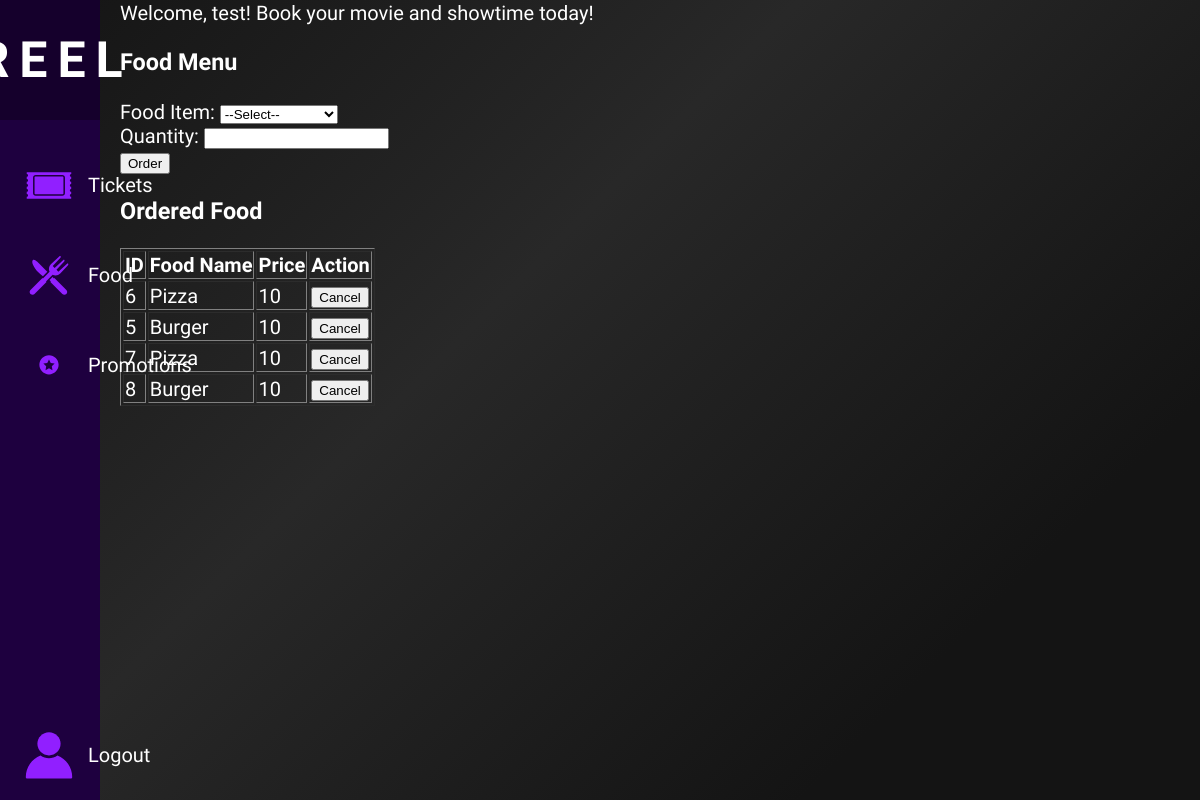
Page /food.php (signed in) on the committed database.
### tables this page shows
CREATE TABLE IF NOT EXISTS `food` (
  `OrderNumber` int NOT NULL AUTO_INCREMENT,
  `AccID` int NOT NULL,
  `Name` varchar(255) NOT NULL,
  `Price` varchar(50) NOT NULL,
  PRIMARY KEY (`OrderNumber`),
  KEY `AccID` (`AccID`)
);

### food.php (the view, shortened to what this page needs)
<?php
$servername = "localhost";
$username = "root";
$password = "";
$database = "movietheatre";
$conn = mysqli_connect($servername, $username, $password, $database);
$AccID = $_SESSION['AccID'];
$sql = "SELECT * FROM food WHERE AccID = '$AccID' ";
$result = mysqli_query($conn, $sql);
?>
<!DOCTYPE html>
<html>
<head>
</head>
<body>
	<nav class="menu">
		<ul class ="menuBar">
			<li class="title">
				<a href="dashboard.php" class="menuText2">
				</a>
			</li>
			<li class="menuButton">
				<a href="mytickets.php" class="menuText">
				</a>
			</li>
			<li class="menuButton">
				<a href="food.php" class="menuText">
				</a>
			</li>
			<li class="menuButton">
				<a href="#" class="menuText">
				</a>
			</li>
			<li class="menuButton">
				<a href="logout.php" class="menuText">
				</a>
			</li>
		</ul>
	</nav>
    <div class="unique">
	<div class="regText">
		Welcome, <?php echo $_SESSION['username']; ?>! Book your movie and showtime today!
	</div>
    <h3>Food Menu</h3>
    <form method="post" action="<?php echo htmlspecialchars($_SERVER["PHP_SELF"]); ?>">
        <label for="food">Food Item:</label>
        <select name="food" id="food" required>
            <option value="">--Select--</option>
        </select>
        <br>
        <label for="quantity">Quantity:</label>
        <input type="number" name="quantity" id="quantity" required>
        <br>
        <input type="submit" name="submit" value="Order">
    </form>
    <h3>Ordered Food</h3>
    <table border="1">
        <thead>
            <tr>
                <th>ID</th>
                <th>Food Name</th>
                <th>Price</th>
                <th>Action</th>
            </tr>
        </thead>
        <tbody>
            <?php while ($row = mysqli_fetch_assoc($result)) : ?>
                <tr>
                    <td><?php echo $row['OrderNumber']; ?></td>
                    <td><?php echo $row['Name']; ?></td>
                    <td><?php echo $row['Price']; ?></td>
                    <td>
                        <form method="post" action="<?php echo htmlspecialchars($_SERVER["PHP_SELF"]); ?>">
                            <input type="submit" name="cancel" value="Cancel">
                        </form>
                    </td>
                </tr>
            <?php endwhile; ?>
        </tbody>
    </table>
            </div>
</body>
</html>

### food.php (style rules this page uses)
html { margin: 0; padding: 0; }
:root { font-family: 'Quicksand', sans-serif; font-size: 20px; }
body { color: white; margin: 0; padding: 0; width: 100vw; height: 100vh; background-image: linear-gradient(135deg, rgba(20, 20, 20, 1) 0%, rgba(40, 40, 40, 1) 40%, rgba(20, 20, 20, 1) 80%); overflow-x: hidden; }
.unique { justify-content: center; align-items: center; margin-left: 6rem; padding-top: 0.1vh; text-decoration: none; }
.menu { width: 5rem; height: 100vh; position: fixed; background-color: #1e003f; transition: 0.2s ease; z-index: 1; }
.menuBar { display: flex; flex-direction: column; align-items: center; justify-content: center; padding: 0; margin: 0; height: 100%; list-style: none; }
.menuButton { width: 100%; }
.menuButton:last-child { margin-top: auto; }
.menuText { display: flex; align-items: center; height: 4.5rem; color: #fff; text-decoration: none; transition: 0.2s; width: 100%; }
.menuText2 { display: flex; align-items: center; height: 6rem; justify-content: center; color: #fff; text-decoration: none; transition: 0.3s; }
.menuText svg { min-width: 2.9rem; min-height: 2.9rem; margin-left: 1rem; }
.title { font-weight: bold; margin-bottom: 1rem; text-align: center; justify-content: center; background: #15002c; color: black; font-size: 50px; letter-spacing: 10px; width: 100%; }

### rows in the picture
food: OrderNumber "6", Name "Pizza", Price "10"
food: OrderNumber "5", Name "Burger", Price "10"
food: OrderNumber "7", Name "Pizza", Price "10"
food: OrderNumber "8", Name "Burger", Price "10"

### other values in the picture
$_SESSION['username'] "test"
